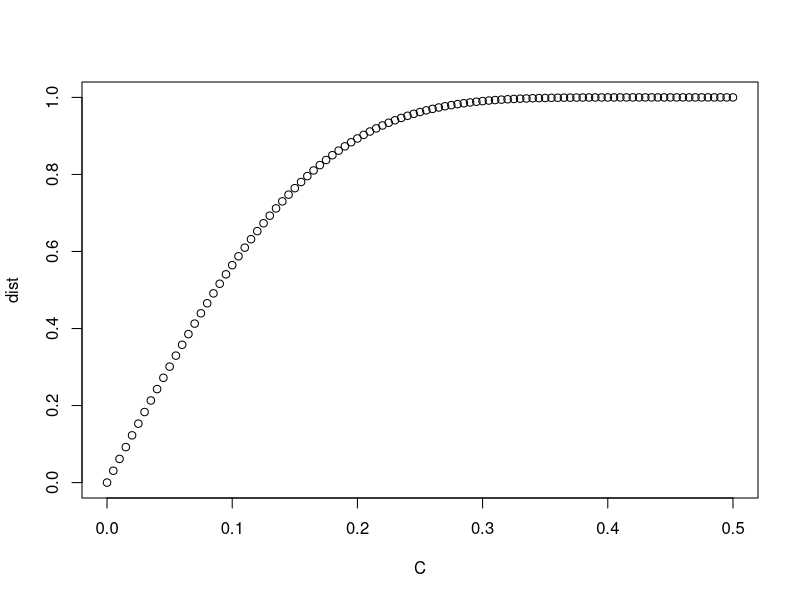
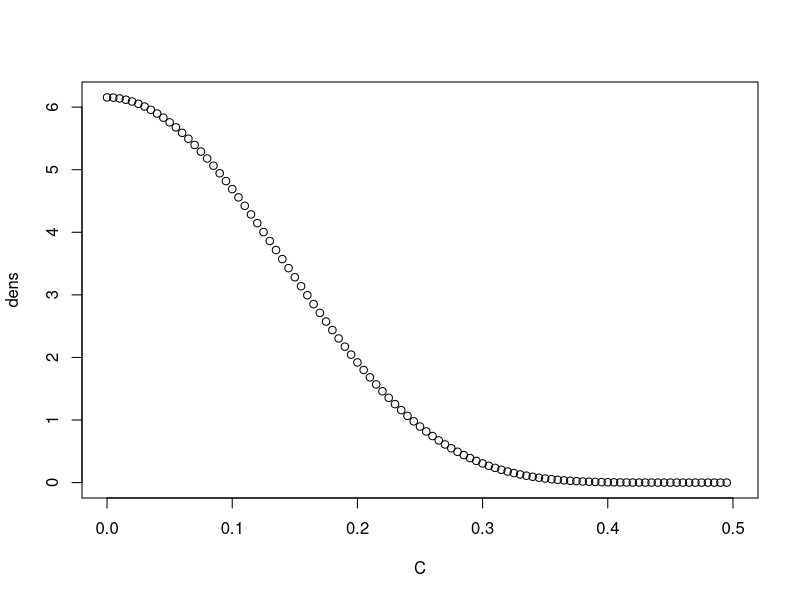
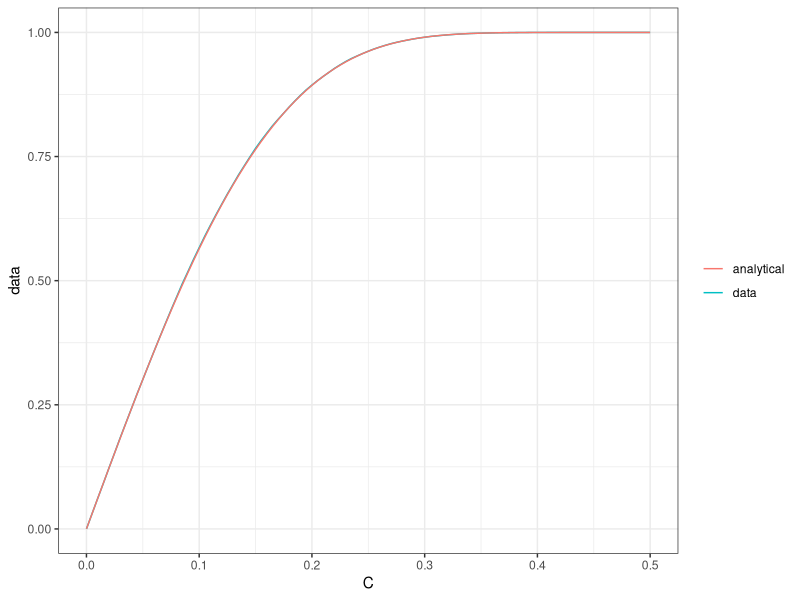
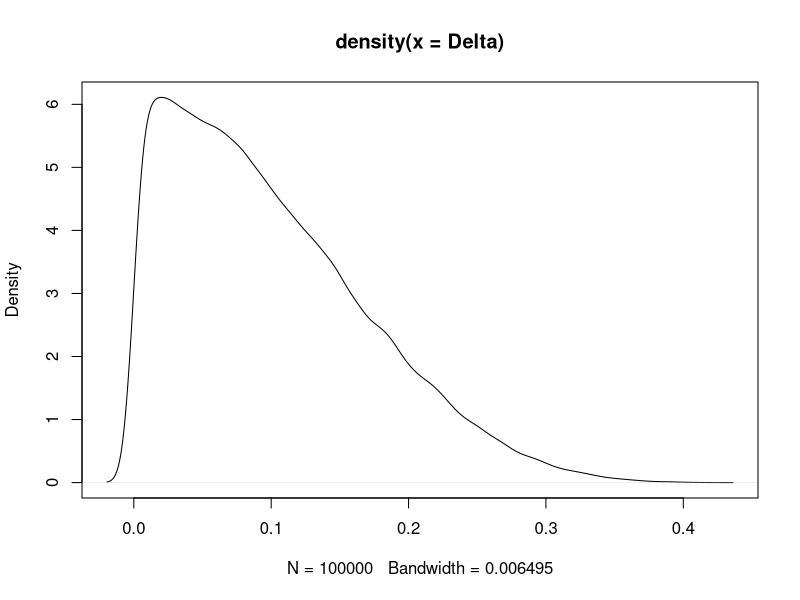
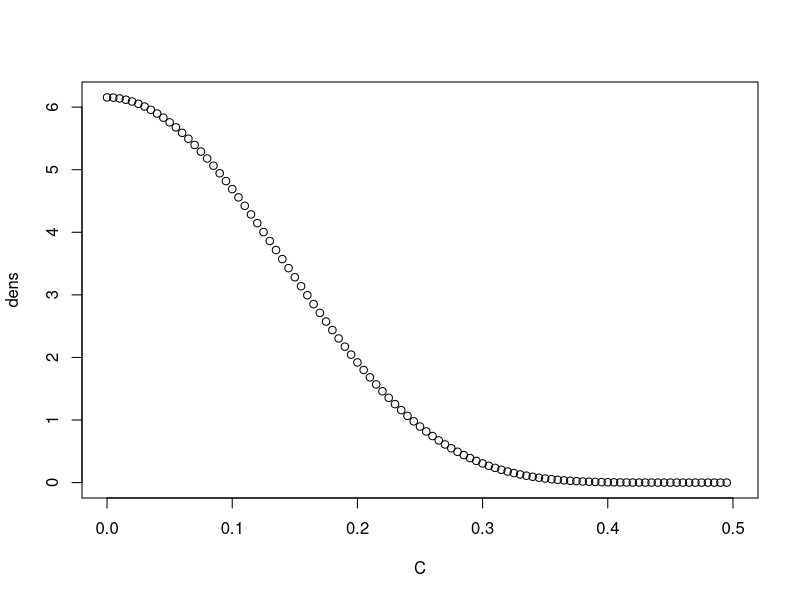
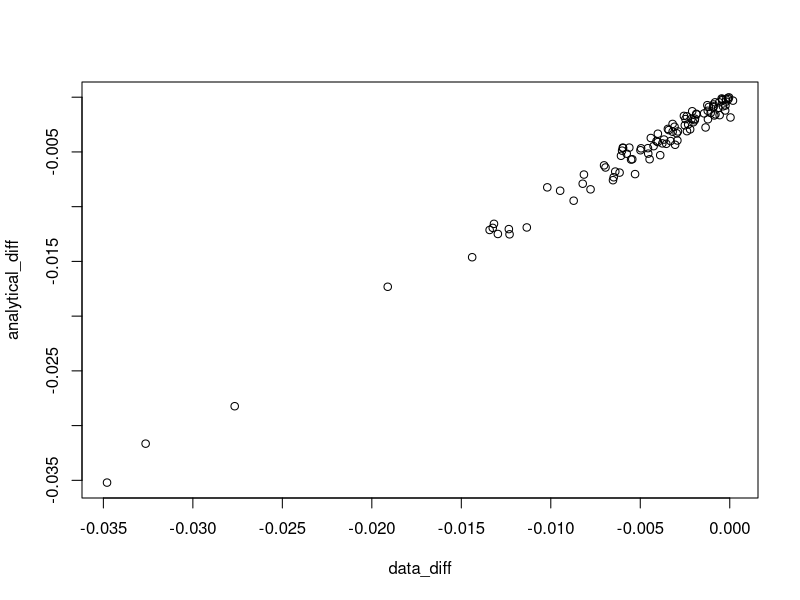
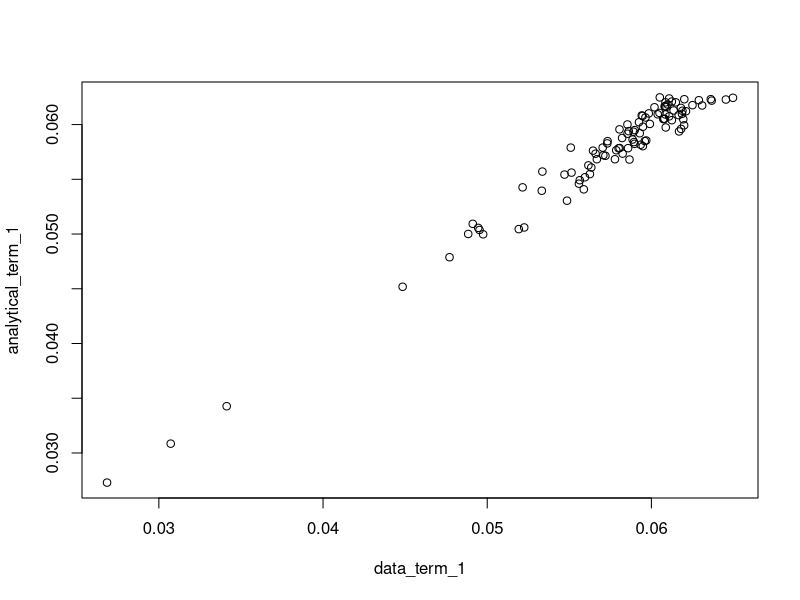
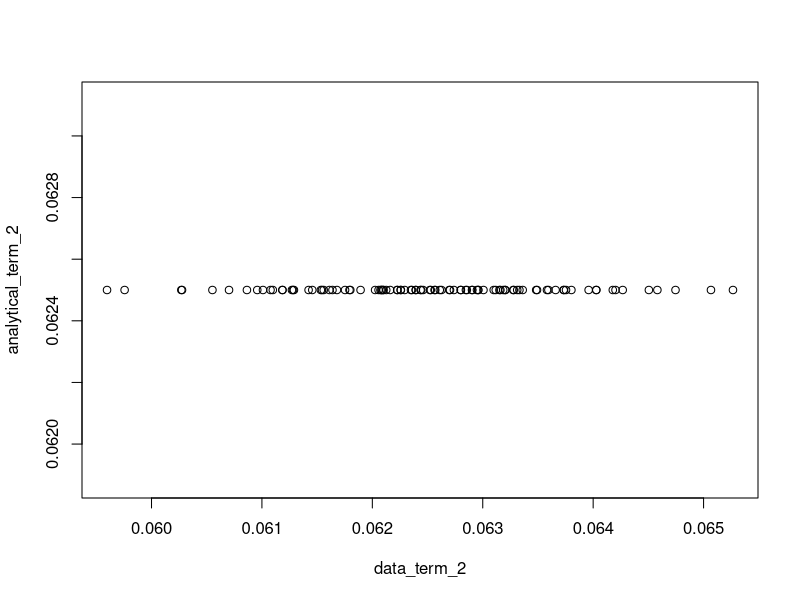

Reproduce these figures in R, in order.
#################################### SUMMARY ################################### 

# This script chooses parameter values for the Monte Carlo exercise

# The first stage is assumed to be
# D = 1(z * (d0 + x'd)  >=  V)
# where the marginal distribution of V is N(0, 1), so the propensity score is
# p(x,z) = Phi(z * (d0 + x'd))
# d0 + x'd controls the sign of the relationship between Z and D. 

# The second stage is 
# Y(0) = U(0)
# Y(1) = B_0 + x'B + U(1)
# Y = Y(0) + D(Y(1) - Y(0))
# where (V, U(1), U(0)) are jointly normal. 

################################# FRONT MATTER #################################

rm(list = ls())
gc()

library(mvtnorm)
library(ggplot2)
library(dplyr)
library(tidyr)
library(boot)
library(xtable)

path <- getwd()

################################## CALIBRATION #################################

# Find constraints on d'd that give the desired number of compliers and defiers

kernel <- function(z, sd_d)(
  
  return((pnorm(z) - pnorm(0)) * dnorm(z, mean = 0, sd = sd_d))
  
)

# initial guess
n_points <- 101
sd_d <- seq(0.01, 5, length.out = n_points)
compliers <- rep(0, n_points)

for (i in 1:n_points){
  
  compliers[i] <- integrate(kernel, lower = 0, upper = Inf, sd_d = sd_d[i])$value
  
}

target <- 0.05 # share of compliers (half the share of switchers)
e_tol <- 0.00000001 # error tolerance

index <- which.min(abs(compliers - target))
upper <- sd_d[min(n_points, index + 1)]
lower <- sd_d[max(1, index - 1)]
error <- abs(compliers[index] - target)

# quick loop to improve
while(error > e_tol){
  
  sd_d <- seq(lower, upper, length.out = n_points)
  for (i in 1:n_points){
    
    compliers[i] <- integrate(kernel, lower = 0, upper = Inf, sd_d = sd_d[i])$value
    
  }
  
  index <- which.min(abs(compliers - target))
  upper <- sd_d[min(n_points, index + 1)]
  lower <- sd_d[max(1, index - 1)]
  error <- abs(compliers[index] - target)
  
}

# final answer
sd_d <- sd_d[index]

############################## VALIDATE PARAMETERS #############################

# Switcher share
K <- 3 # number of X variables
n <- 100000
X <- matrix(rnorm(n * K), nrow = n, ncol = K)

d <- runif(K, min = -1, max = 1)
d <- d * sd_d / sqrt(sum(d * d))

mean(abs(pnorm(X %*% matrix(d, nrow = K, ncol = 1)) - pnorm(0)))
2 * target

############################### SWITCHER DENSITY ###############################

n_points <- 101
C <- seq(0, 1/2, length.out = n_points)
dens <- rep(0, n_points)
dist <- rep(0, n_points)

# sd_d <- 1

for (i in 1:n_points){
  
  dist[i] <- pnorm(qnorm(pnorm(0) + C[i]), mean = 0, sd = sd_d) -
    pnorm(qnorm(pnorm(0) - C[i]), mean = 0, sd = sd_d)
  dens[i] <- (1 / dnorm(qnorm(pnorm(0) + C[i]))) * 
    dnorm(qnorm(pnorm(0) + C[i]), mean = 0, sd = sd_d) + 
    (1 / dnorm(qnorm(pnorm(0) - C[i]))) *
    dnorm(qnorm(pnorm(0) - C[i]), mean = 0, sd = sd_d)
  
}

plot(C, dist)
plot(C, dens)

# verify by simulation
K <- 3
n <- 100000
d <- runif(K, min = - 1, max  = 1)
d <- d * sd_d / sqrt(sum(d ^ 2))
X <- matrix(rnorm(n * K), nrow = n, ncol = K)
Xd <- X %*% as.matrix(d, nrow = K, ncol = 1)
Delta <- abs(pnorm(Xd) - pnorm(0))

emp_dist <- ecdf(Delta)
data_dist <- rep(0, n_points)

for (i in 1:n_points){
  
  data_dist[i] <- emp_dist(C[i])
  
}

plot_data <- data.frame(C = C, data = data_dist, analytical = dist)
plot_data %>% ggplot() + 
  geom_line(aes(x = C, y = data, col = "data")) + 
  geom_line(aes(x = C, y = analytical, col = "analytical")) + 
  theme_bw() + 
  theme(legend.title = element_blank())

data_dens <- density(Delta)
plot(data_dens)
plot(C, dens)

###################### EFFECT OF ESTIMATION ON DENOMINATOR #####################

kernel_one <- function(z, sd_d){
  
  return((pnorm(z) - pnorm(0)) * dnorm(z, mean = 0, sd = sd_d))
  
}

kernel_two <- function(z, sd_d, rho_dd){
  
  return((1 - pnorm(-rho_dd * z / (sd_d * sqrt(1 - rho_dd ^ 2)))) * 
           (pnorm(z) - pnorm(0)) * dnorm(z, mean = 0, sd = sd_d))
}

K <- 3

pZ <- 1 / 2
Var_Z <- pZ * (1 - pZ)

n <- 100000

runs <- 100
data_diff <- rep(0, runs)
analytical_diff <- rep(0, runs)
data_term_1 <- rep(0, runs)
data_term_2 <- rep(0, runs)
analytical_term_1 <- rep(0, runs)
analytical_term_2 <- rep(0, runs)
rho_record <- rep(0, runs)

for (i in 1:runs){
  
  d <- runif(K, min = - 1, max  = 1)
  d <- d / sqrt(sum(d ^ 2))
  d_hat <- d + rnorm(K, mean = 0, sd = 1 / 4)
  
  sd_d <- sqrt(sum(d ^ 2))
  sd_d_hat <- sqrt(sum(d_hat ^ 2))
  rho_dd <- sum(d * d_hat) / (sd_d * sd_d_hat)
  rho_record[i] <- rho_dd
  
  X <- matrix(rnorm(n * K), nrow = n, ncol = K)
  Xd <- X %*% as.matrix(d, nrow = K, ncol = 1)
  Xd_hat <- X %*% as.matrix(d_hat, nrow = K, ncol = 1)
  
  s <- 2 * as.numeric(Xd >= 0) - 1
  s_hat <- 2 * as.numeric(Xd_hat >= 0) - 1
  
  Z <- rbinom(n, 1, pZ)
  Z_tilde <- Z - mean(Z)
  
  V <- rnorm(n)
  D <- as.numeric(Z * Xd >= V)
  
  data_term_1[i] <- mean(s_hat * D * Z_tilde)
  data_term_2[i] <- mean(s * D * Z_tilde)
  
  data_diff[i] <- data_term_1[i] - data_term_2[i]
  
  analytical_term_1[i] <- 2 * Var_Z * 
    integrate(kernel_two, 
              lower = -Inf, 
              upper = Inf, 
              sd_d = sd_d, 
              rho_dd = rho_dd)$value
  
  analytical_term_2[i] <- 2 * Var_Z * 
    integrate(kernel_one, lower = 0, upper = Inf, sd_d = sd_d)$value
  
  analytical_diff[i] <- analytical_term_1[i] - analytical_term_2[i]
  
}

plot(data_diff, analytical_diff)
plot(data_term_1, analytical_term_1)
plot(data_term_2, analytical_term_2)

plot(rho_record, data_diff)
plot(rho_record, analytical_diff)

################################## CHECK LATES #################################

K <- 3
d <- runif(K, min = - 1, max = 1)
d <- d / sqrt(sum(d ^ 2))

# # Randomly generate a covariance matrix for the unobservables
# A <- matrix(runif(9, -1, 1), 3, 3)
# sigma <- A %*% t(A)
# # Scale to be a correlation matrix
# for (k in 1:3){
# 
#   sd_k <- sqrt(sigma[k, k])
#   sigma[, k] <- sigma[, k] / sd_k
#   sigma[k, ] <- sigma[k, ] / sd_k
# 
# }

# prespecified correlation matrix, variable order is (U1, U0, V)
sigma <- diag(1, K)
sigma[2, 1] <- -0.25
sigma[3, 1] <- -0.5
sigma[3, 2] <- 0.5
sigma[1, 2] <- -0.25
sigma[1, 3] <- -0.5
sigma[2, 3] <- 0.5

results <- list()

# randomly draw X
X <- rnorm(3, mean = 0, sd = 1)
Xd <- sum(X * d)
results$Xd = Xd

# LATE by simulation
n <- 100000

U <- rmvnorm(n, mean = rep(0, 3), sigma = sigma)
colnames(U) <- c("U1", "U0", "V")
U <- data.frame(U)

Z <- rbinom(n, 1, 1 / 2)
D <- (Z * Xd >= U$V)
Y <- U$U0 + D * (U$U1 - U$U0)

data <- data.frame(Y = Y, D = D, Z = Z)

# data LATE
cov(Y, Z) / cov(D, Z)

D_hat <- lm(D ~ Z, data = data)$fitted.values
results$data <- lm(Y ~ D_hat)$coefficients[2]

# analytical LATE
results$analytical <- 
  (sigma[3, 1] - sigma[3, 2]) * (dnorm(0) - dnorm(Xd)) / (pnorm(Xd) - pnorm(0))

results

#################### EXPECTED TREATMENT EFFECTS (PSI = X'B) ####################

# Assume psi(X'B) = X'B. Get the expected treatment effect. Note that, in this
# case, treatment effects are largest (in magnitude) for strata with the most
# switchers. 

# prespecified correlation matrix, variable order is (U1, U0, V)
sigma <- diag(1, 3)
sigma[2, 1] <- -0.25
sigma[3, 1] <- -0.5
sigma[3, 2] <- 0.5
sigma[1, 2] <- -0.25
sigma[1, 3] <- -0.5
sigma[2, 3] <- 0.5

rho_1V <- sigma[3, 1]
rho_0V <- sigma[3, 2]

K <- 3 # number of controls
n_points <- 101 # number of switcher values where we evaluate E[tau]

# Randomly generate parameter vectors 
d <- runif(K, -1, 1)
d <- d / sqrt(sum(d ^ 2))
B <- runif(K, -1, 1)
B <- B / sqrt(sum(B ^ 2))
B_0 <- 1 # ATE

# Values of switcher mass
C <- seq(-1 / 2, 1 / 2, length.out = n_points)
E_tau <- rep(0, n_points) # expected treatment effect

sd_d <- sqrt(sum(d ^ 2))
sd_B <- sqrt(sum(B ^ 2))
rho_Bd <- sum(B * d) / (sd_d * sd_B)

for (i in 1:n_points){
  
  # implied value of X'd from C
  Xd <- qnorm(pnorm(0) + C[i])
  
  # evaluate the expected treatment effect
  if (Xd == 0){
    E_tau[i] <- B_0
  }else{
    E_tau[i] <- B_0 + sd_d * rho_Bd * Xd  / sd_B + 
      (rho_1V - rho_0V) * (dnorm(0) - dnorm(Xd)) / (pnorm(Xd) - pnorm(0))
  }
  
}

# validate using data
n <- 100000

X <- matrix(rnorm(n *K), nrow = n, ncol = K)
Xd <- X %*% as.matrix(d, nrow = K, ncol = 1)
XB <- X %*% as.matrix(B, nrow = K, ncol = 1)

Z <- rbinom(n, 1, 1 / 2)

U <- rmvnorm(n, mean = rep(0, K), sigma = sigma)
colnames(U) <- c("U1", "U0", "V")
U <- data.frame(U)
Y_0 <- U$U0
Y_1 <- B_0 + XB + U$U1
D <- (Z * Xd >= U$V)
Y <- Y_0 + D * (Y_1 - Y_0)

data <- data.frame(Y = Y, Z = Z, D = D, Xd = Xd, XB = XB)
data$C <- pnorm(Xd) - pnorm(0)

# rnadomly draws points and evaluate
n_draws <- 100
comparison <- matrix(0, nrow = n_draws, ncol = 3)
colnames(comparison) <- c("Xd", "data", "analytical")
comparison <- data.frame(comparison)

for (i in 1:n_draws){
  
  X <- rnorm(K)
  Xd <- sum(X * d)
  comparison$Xd[i] <- Xd
  
  lower <- min(0, Xd)
  upper <- max(0, Xd)
  include <- as.logical((U$V > lower) * (U$V < upper))
  
  XB <- rnorm(n, mean = sd_B * rho_Bd * Xd / sd_d, sd = sd_B * sqrt(1 - rho_Bd ^ 2))
  
  comparison$data[i] <- B_0 + mean(XB) + mean((U$U1 - U$U0)[include])
  comparison$analytical[i] <- B_0 + sd_d * rho_Bd * Xd  / sd_B + 
    (rho_1V - rho_0V) * (dnorm(0) - dnorm(Xd)) / (pnorm(Xd) - pnorm(0)) 
  
}

plot(comparison$analytical, comparison$data)
plot(comparison$Xd, comparison$analytical)
plot(comparison$Xd, comparison$data)

######################### VARIANCE OF TREATMENT EFFECTS ########################

kernel_one <- function(z, sd_d){
  
  return((dnorm(0) - dnorm(z)) * z * dnorm(z, mean = 0, sd = sd_d) / 
           (pnorm(z) - pnorm(0)))
  
}

kernel_two <- function(z, sd_d){
  
  return((dnorm(0) - dnorm(z)) ^ 2 * dnorm(z, mean = 0, sd = sd_d) / 
           ((pnorm(z) - pnorm(0)) ^ 2))
  
}

sigma <- diag(1, 3)
sigma[2, 1] <- -0.25
sigma[3, 1] <- -0.5
sigma[3, 2] <- 0.5
sigma[1, 2] <- -0.25
sigma[1, 3] <- -0.5
sigma[2, 3] <- 0.5

rho_1V <- sigma[3, 1]
rho_0V <- sigma[3, 2]

K <- 3

runs <- 100
analytical_var <- rep(0, 100)
data_var <- rep(0, 100)

B_0 <- 1
n <- 100000

for (i in 1:runs){
  
  d <- runif(K, -1, 1)
  # d <- d / sqrt(sum(d ^ 2))
  B <- runif(K, -1, 1)
  # B <- B / sqrt(sum(B ^ 2))
  sd_d <- sqrt(sum(d ^ 2))
  sd_B <- sqrt(sum(B ^ 2))
  rho_Bd <- sum(B * d) / (sd_d * sd_B)
  
  analytical_var[i] <- sd_B ^ 2 + 
    2 * (rho_1V - rho_0V) * (sd_B * rho_Bd / sd_d) * 
    integrate(kernel_one, lower = -Inf, upper = Inf, sd_d = sd_d)$value +
    2 * (rho_1V - rho_0V) ^ 2 * 
    integrate(kernel_two, lower = 0, upper = Inf, sd_d = sd_d)$value
  
  # Validate by simulation
  X <- matrix(rnorm(n * K), nrow = n, ncol = K)
  Xd <- X %*% matrix(d, nrow = K, ncol = 1)
  XB <- X %*% matrix(B, nrow = K, ncol = 1)
  
  tau_X <- B_0 + XB + (rho_1V - rho_0V) * (dnorm(0) - dnorm(Xd)) / 
    (pnorm(Xd) - pnorm(0))
  data_var[i] <- var(tau_X)
  
}

plot(data_var, analytical_var)

####################### EFFECT OF ESTIMATION ON NUMERATOR ######################

kernel_one <- function(z, d0, d0_hat, rho_dd, sd_d){
  
  return(
    (1 - (d0 + z >= 0) - 
       pnorm(-(d0_hat + rho_dd * z) / (sd_d * sqrt(1 - rho_dd ^ 2)))) * 
      (pnorm(d0 + z) - pnorm(0)) * dnorm(z, mean = 0, sd = sd_d))
  
}

kernel_two <- function(z, d0, d0_hat, rho_dd, sd_d){
  
  return(dnorm(-(d0_hat + rho_dd * z) / (sd_d * sqrt(1 - rho_dd ^ 2))) * 
           (pnorm(d0 + z) - pnorm(0)) * dnorm(z, mean = 0, sd = sd_d))
  
}

kernel_three <- function(z, d0, d0_hat, rho_dd, sd_d){
  
  return(
    (1 - (d0 + z >= 0) - 
       pnorm(-(d0_hat + rho_dd * z) / (sd_d * sqrt(1 - rho_dd ^ 2)))) * 
      (pnorm(d0 + z) - pnorm(0)) * z * dnorm(z, mean = 0, sd = sd_d))
  
}

kernel_four <- function(z, d0, d0_hat, rho_dd, sd_d){
  
  return(
    (1 - (d0 + z >= 0) - 
       pnorm(-(d0_hat + rho_dd * z) / (sd_d * sqrt(1 - rho_dd ^ 2)))) * 
      (dnorm(0) - dnorm(d0 + z)) * dnorm(z, mean = 0, sd = sd_d))
  
}

K <- 3
n <- 100000

sigma <- diag(1, 3)
sigma[2, 1] <- -0.25
sigma[3, 1] <- -0.5
sigma[3, 2] <- 0.5
sigma[1, 2] <- -0.25
sigma[1, 3] <- -0.5
sigma[2, 3] <- 0.5

rho_1V <- sigma[3, 1]
rho_0V <- sigma[3, 2]

pZ <- 1 / 2
Var_Z <- pZ * (1 - pZ)

# constants
d0 <- 0.2
B0 <- 0.75

# Specify lengths and inner product for d and B
sd_d <- 0.75
sd_B <- 1.25
rho_Bd <- 0.5

runs <- 100
data_term_1 <- rep(0, runs)
data_term_2 <- rep(0, runs)
data_term_3 <- rep(0, runs)
analytical_term_1 <- rep(0, runs)
analytical_term_2 <- rep(0, runs)
analytical_term_3 <- rep(0, runs)

for (i in 1:runs){
  
  # Generate B and d subject to constraints
  # Construct orthogonal vectors 
  e_1 <- runif(K, min = - 1, max = 1)
  u <- runif(K, min = - 1, max = 1)
  e_2 <- u - sum(e_1 * u) * e_1 / (sum(e_1 ^ 2))
  e_1 <- e_1 / sqrt(sum(e_1 ^ 2))
  e_2 <- e_2 / sqrt(sum(e_2 ^ 2))
  
  # Use e_1 and e_2 to build d and B
  d <- e_1 * sd_d
  B <- sd_B * (rho_Bd * e_1 + sqrt(1 - rho_Bd ^ 2) * e_2)
  
  # randomly perturbed "estimates"
  d_hat <- d + rnorm(K, mean = 0, sd = 1 / 4)
  d0_hat <- d0 + rnorm(1, mean = 0, sd = 1 / 4)
  sd_d_hat <- sqrt(sum(d_hat ^ 2))
  rho_dd <- sum(d * d_hat) / (sd_d * sd_d_hat)
  rho_Bd_hat <- sum(B * d_hat) / (sd_B * sd_d_hat)
  
  X <- matrix(rnorm(n * K), nrow = n, ncol = K)
  Xd <- X %*% as.matrix(d, nrow = K, ncol = 1)
  Xd_hat <- X %*% as.matrix(d_hat, nrow = K, ncol = 1)
  XB <- X %*% as.matrix(B, nrow = K, ncol = 1)
  
  s <- 2 * as.numeric(d0 + Xd >= 0) - 1
  s_hat <- 2 * as.numeric(d0_hat + Xd_hat >= 0) - 1
  
  Z <- rbinom(n, 1, pZ)
  Z_tilde <- Z - mean(Z)
  
  U <- rmvnorm(n, mean = rep(0, K), sigma = sigma)
  colnames(U) <- c("U1", "U0", "V")
  U <- data.frame(U)
  
  D <- as.numeric(Z * (d0 + Xd) >= U$V)
  
  Y <- (1 - D) * U$U0 + D * (B0 + XB + U$U1)
  
  # Term 1 (B_0)
  data_term_1[i] <- B0 * mean((s_hat - s)* D * Z_tilde)
  analytical_term_1[i] <- 2 * Var_Z * B0 * 
    integrate(kernel_one, lower = -Inf, upper = Inf,
              d0 = d0, d0_hat = d0_hat, rho_dd = rho_dd, sd_d = sd_d)$value
  
  
  # Term 2 (XB) 
  data_term_2[i] <- mean((s_hat - s) * D * XB * Z_tilde)
  analytical_term_2[i] <- 2 * Var_Z * (
    (sd_B * (rho_Bd_hat - rho_dd * rho_Bd) / sqrt(1 - rho_dd ^ 2)) *
      integrate(kernel_two, lower = -Inf, upper = Inf, 
                d0 = d0, d0_hat = d0_hat, rho_dd = rho_dd, sd_d = sd_d)$value +
      (sd_B * rho_Bd / sd_d) *
      integrate(kernel_three, lower = -Inf, upper = Inf, 
                d0 = d0, d0_hat = d0_hat, rho_dd = rho_dd, sd_d = sd_d)$value
  )
  
  # Term 3 (unobservables)
  data_term_3[i] <- mean((s_hat - s) * ((1 - D) * U$U0 + D * U$U1) * Z_tilde)
  
  analytical_term_3[i] <- 2 * (rho_1V - rho_0V) * Var_Z * 
    integrate(kernel_four, lower = -Inf, upper = Inf,
              d0 = d0, d0_hat = d0_hat, rho_dd = rho_dd, sd_d = sd_d)$value
  
}

data_total <- data_term_1 + data_term_2 + data_term_3
analytical_total <- analytical_term_1 + analytical_term_2 + analytical_term_3

plot(data_term_1, analytical_term_1)
plot(data_term_2, analytical_term_2)
plot(data_term_3, analytical_term_3)
plot(data_total, analytical_total)

################################# TSLS ESTIMAND ################################

kernel_one <- function(z, d0, sd_d){
  
  return((2 * (d0 + z >= 0) - 1) * (pnorm(d0 + z) - pnorm(0)) * 
           dnorm(z, mean = 0, sd = sd_d))
  
}

kernel_two <- function(z, d0, sd_d){
  
  return((2 * (d0 + z >= 0) - 1) * (pnorm(d0 + z) - pnorm(0)) * 
           z * dnorm(z, mean = 0, sd = sd_d))
  
}

kernel_three <- function(z, d0, sd_d){
  
  return((2 * (d0 + z >= 0) - 1) * (dnorm(0) - dnorm(d0 + z)) * 
           dnorm(z, mean = 0, sd = sd_d))
  
}

K <- 3
n <- 100000

sigma <- diag(1, 3)
sigma[2, 1] <- -0.25
sigma[3, 1] <- -0.5
sigma[3, 2] <- 0.5
sigma[1, 2] <- -0.25
sigma[1, 3] <- -0.5
sigma[2, 3] <- 0.5

rho_1V <- sigma[3, 1]
rho_0V <- sigma[3, 2]

pZ <- 1 / 2
Var_Z <- pZ * (1 - pZ)

# constants
d0 <- 0.2
B0 <- 0.75

# Specify lengths and inner product for d and B
sd_d <- 0.75
sd_B <- 1.25
rho_Bd <- 0.5

runs <- 100
data_denom <- rep(0, runs)
data_num_1 <- rep(0, runs)
data_num_2 <- rep(0, runs)
data_num_3 <- rep(0, runs)

analytical_denom  <- Var_Z * 
  integrate(kernel_one, lower = -Inf, upper = Inf, d0 = d0, sd_d = sd_d)$value
analytical_num_1 <- Var_Z * B0 * 
  integrate(kernel_one, lower = -Inf, upper = Inf, 
            d0 = d0, sd_d = sd_d)$value
analytical_num_2 <- Var_Z * (sd_B * rho_Bd / sd_d) *
  integrate(kernel_two, lower = -Inf, upper = Inf, 
            d0 = d0, sd_d = sd_d)$value 
analytical_num_3 <- Var_Z * (rho_1V - rho_0V) * 
  integrate(kernel_three, lower = -Inf, upper = Inf, 
            d0 = d0, sd_d = sd_d)$value    
analytical_num <- analytical_num_1 + analytical_num_2 + analytical_num_3

for (i in 1:runs){
  
  # Generate B and d subject to constraints
  # Construct orthogonal vectors 
  e_1 <- runif(K, min = - 1, max = 1)
  u <- runif(K, min = - 1, max = 1)
  e_2 <- u - sum(e_1 * u) * e_1 / (sum(e_1 ^ 2))
  e_1 <- e_1 / sqrt(sum(e_1 ^ 2))
  e_2 <- e_2 / sqrt(sum(e_2 ^ 2))
  
  # Use e_1 and e_2 to build d and B
  d <- e_1 * sd_d
  B <- sd_B * (rho_Bd * e_1 + sqrt(1 - rho_Bd ^ 2) * e_2)
  
  X <- matrix(rnorm(n * K), nrow = n, ncol = K)
  Xd <- X %*% as.matrix(d, nrow = K, ncol = 1)
  XB <- X %*% as.matrix(B, nrow = K, ncol = 1)
  
  s <- 2 * as.numeric(d0 + Xd >= 0) - 1
  
  Z <- rbinom(n, 1, pZ)
  Z_tilde <- Z - mean(Z)
  
  U <- rmvnorm(n, mean = rep(0, K), sigma = sigma)
  colnames(U) <- c("U1", "U0", "V")
  U <- data.frame(U)
  
  D <- as.numeric(Z * (d0 + Xd) >= U$V)
  
  Y <- (1 - D) * U$U0 + D * (B0 + XB + U$U1)
  
  # Denominator
  data_denom[i] <- mean(s * D * Z_tilde)
  
  # Numerator
  data_num_1[i] <- B0 * mean(s * D * Z_tilde)
  data_num_2[i] <- mean(s * D * XB * Z_tilde)
  data_num_3[i] <- mean(s * ((1 - D) * U$U0 + D * U$U1) * Z_tilde)
  
}

data_num <- data_num_1 + data_num_2 + data_num_3

plot(data_denom, rep(analytical_denom, runs))
plot(data_num, rep(analytical_num, runs))
mean(data_num)
analytical_num

plot(data_num_1, rep(analytical_num_1, runs))
mean(data_num_1)
analytical_num_1
plot(data_num_2, rep(analytical_num_2, runs))
mean(data_num_2)
analytical_num_2
plot(data_num_3, rep(analytical_num_3, runs))
mean(data_num_3)
analytical_num_3

data_tau <- data_num / data_denom
analytical_tau <- analytical_num / analytical_denom
plot(data_tau, rep(analytical_tau, runs))
